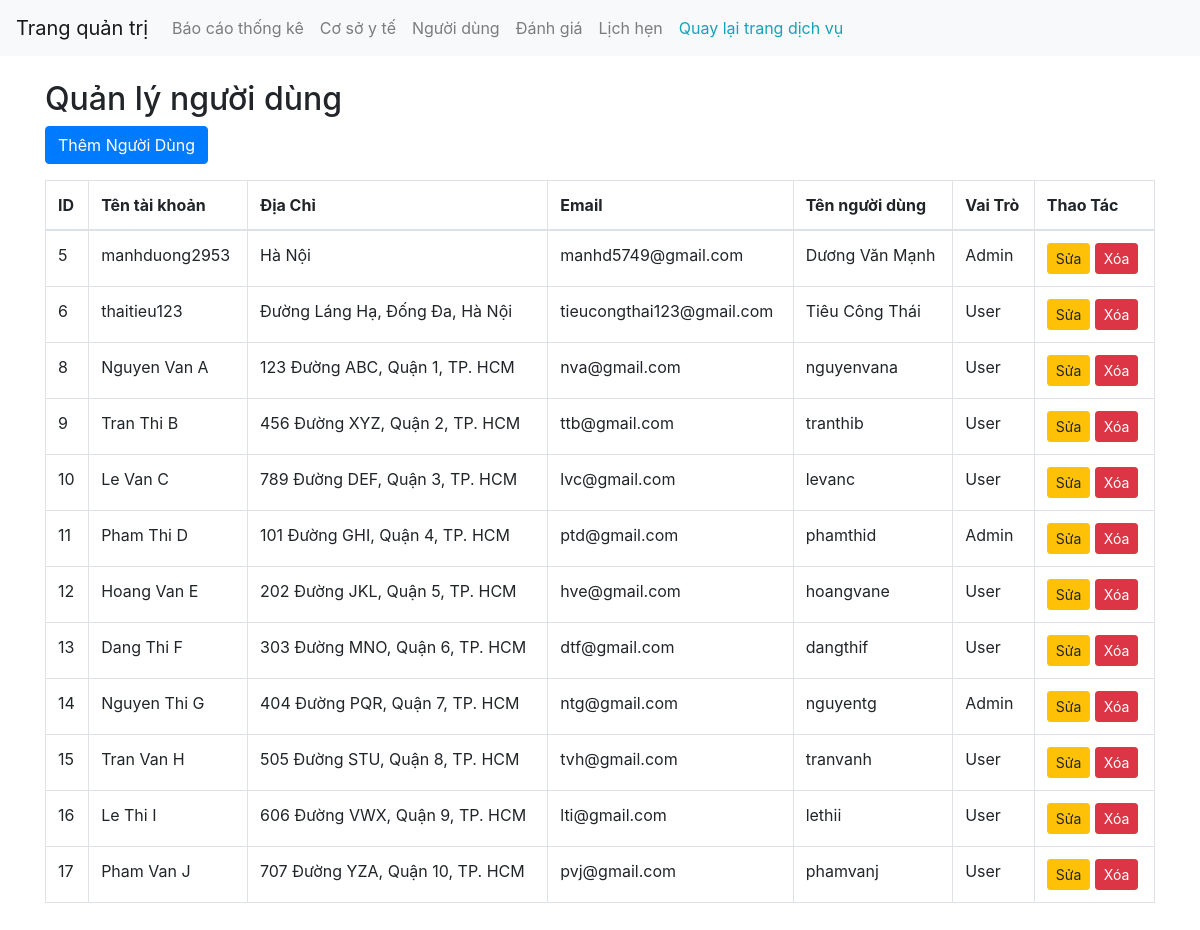
The app's page /page/admin/users/read.php (signed in) with its own data.
### tables this page shows
CREATE TABLE `users` (
  `id_user` int(11) NOT NULL,
  `name` varchar(255) NOT NULL,
  `address` varchar(255) DEFAULT NULL,
  `email` varchar(255) NOT NULL,
  `username` varchar(255) NOT NULL,
  `password` varchar(255) NOT NULL,
  `role` int(11) DEFAULT 0,
  `created_at` datetime NOT NULL DEFAULT current_timestamp()
);

### page/admin/users/read.php (the view, shortened to what this page needs)
<?php
include('../includes/header.php');
require_once(__ROOT__ . '../../../connect.php');
$sql = "SELECT * FROM users";
$result = $conn->query($sql);
?>
<h2>Quản lý người dùng</h2>
<a href="./add.php" class="btn btn-primary mb-3">Thêm Người Dùng</a>
<div class="table-responsive">
    <table class="table table-bordered">
        <thead>
            <tr>
                <th>ID</th>
                <th>Tên tài khoản</th>
                <th>Địa Chỉ</th>
                <th>Email</th>
                <th>Tên người dùng</th>
                <th>Vai Trò</th>
                <th>Thao Tác</th>
            </tr>
        </thead>
        <tbody>
            <?php while($row = $result->fetch_assoc()) { ?>
            <tr>
                <td><?php echo $row['id_user']; ?></td>
                <td><?php echo $row['name']; ?></td>
                <td><?php echo $row['address']; ?></td>
                <td><?php echo $row['email']; ?></td>
                <td><?php echo $row['username']; ?></td>
                <td><?php echo $row['role'] == 1 ? 'Admin' : 'User'; ?></td>
                <td>
                    <a href="update.php?id=<?php echo $row['id_user']; ?>" class="btn btn-warning btn-sm">Sửa</a>
                    <a href="delete.php?id=<?php echo $row['id_user']; ?>" class="btn btn-danger btn-sm">Xóa</a>
                </td>
            </tr>
            <?php } ?>
        </tbody>
    </table>
</div>
<?php include('../includes/footer.php'); ?>

### records on screen
users: id_user "5", name "manhduong2953", address "Hà Nội", email "manhd5749@gmail.com", username "Dương Văn Mạnh", role "Admin"
users: id_user "6", name "thaitieu123", address "Đường Láng Hạ, Đống Đa, Hà Nội", email "tieucongthai123@gmail.com", username "Tiêu Công Thái", role "User"
users: id_user "8", name "Nguyen Van A", address "123 Đường ABC, Quận 1, TP. HCM", email "nva@gmail.com", username "nguyenvana", role "User"
users: id_user "9", name "Tran Thi B", address "456 Đường XYZ, Quận 2, TP. HCM", email "ttb@gmail.com", username "tranthib", role "User"
users: id_user "10", name "Le Van C", address "789 Đường DEF, Quận 3, TP. HCM", email "lvc@gmail.com", username "levanc", role "User"
users: id_user "11", name "Pham Thi D", address "101 Đường GHI, Quận 4, TP. HCM", email "ptd@gmail.com", username "phamthid", role "Admin"
users: id_user "12", name "Hoang Van E", address "202 Đường JKL, Quận 5, TP. HCM", email "hve@gmail.com", username "hoangvane", role "User"
users: id_user "13", name "Dang Thi F", address "303 Đường MNO, Quận 6, TP. HCM", email "dtf@gmail.com", username "dangthif", role "User"
users: id_user "14", name "Nguyen Thi G", address "404 Đường PQR, Quận 7, TP. HCM", email "ntg@gmail.com", username "nguyentg", role "Admin"
users: id_user "15", name "Tran Van H", address "505 Đường STU, Quận 8, TP. HCM", email "tvh@gmail.com", username "tranvanh", role "User"
users: id_user "16", name "Le Thi I", address "606 Đường VWX, Quận 9, TP. HCM", email "lti@gmail.com", username "lethii", role "User"
users: id_user "17", name "Pham Van J", address "707 Đường YZA, Quận 10, TP. HCM", email "pvj@gmail.com", username "phamvanj", role "User"
